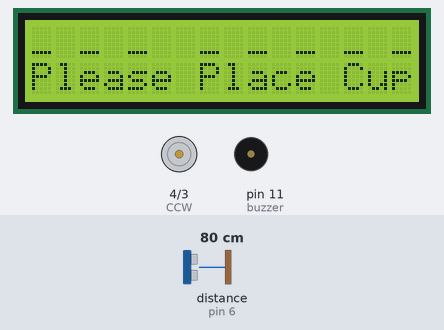
This sketch was run on a simulated Arduino Uno, built with avr-gcc and run on an emulated ATmega328P. Shown: 16×2 character LCD, motor-driver pin pairs drawn as motors (green arrow = first pin HIGH = forward, orange = second pin HIGH = backward, longer = more drive, scaled by the enable pin), buzzer (waves = sounding, pin HIGH). Wiring (inferred from the names in the program): ultrasonic range finder: trigger pin 7; echo pin 6. The test bench sets the inputs (shaded band); at power-on: distance to the obstacle (sensor on pin 6) 80 cm. The echo pulse lasts 58.3 µs per cm; pins used as bus, display or sensor lines are not drawn; what the sketch prints to the serial monitor is not drawn.

Above: at 3.2 s.
3.3 s: distance to the obstacle (sensor on pin 6) set to 13 cm
7.6 s: distance to the obstacle (sensor on pin 6) set to 10 cm
At 10.8 s:
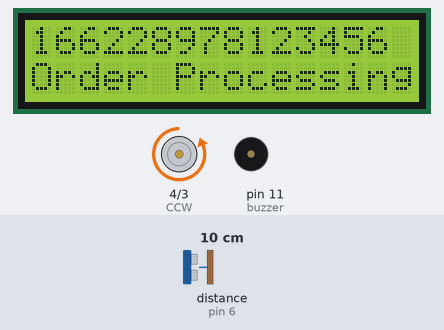
At 26.4 s:
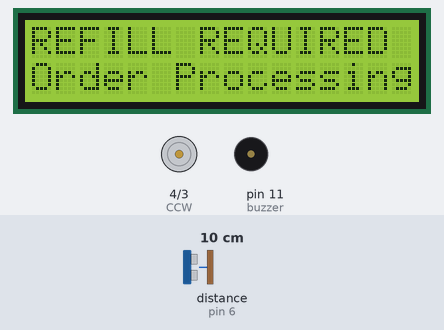
Timing chart, 0 to 27.9 s (numbered marks = the images above; inputs shaded):
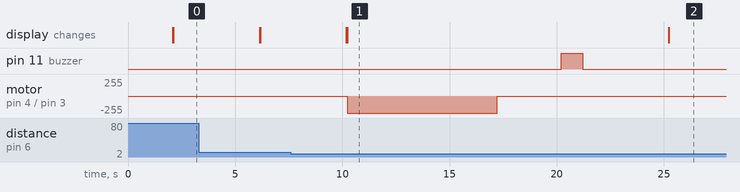

Measured:
- the behaviour switches between 12 and 11 cm on distance to the obstacle (sensor on pin 6) (found by bisection; images 0 and 1)
- after the input at 7.6 s, pin 11 (buzzer): LOW → HIGH after 12.6 s, → LOW 1.0 s later; motor on pin 4 (CCW) / pin 3 (CW): stopped → backward 255/255 after 2.6 s, → stopped 7.0 s later; the display: first differs from a run without the input after 2.6 s (image 1)
- what the display in image 1 shows lasts 15.0 s, from 10.2 s to 25.2 s

The sketch:

integrated_code__1__-_cat2.ino
```cpp
#define POWER_PIN  10
#define SIGNAL_PIN A0
#include "LCDIC2.h"
LCDIC2 lcd(0x27, 16, 2);

#define CW 3 //CW is defined as pin #7//
#define CCW 4 //CCW is defined as pin #8//

//flag
int cup_detected = 1;


//pins
const int trigPin = 7;
const int echoPin = 6;
const int LED_GREEN = 8;
const int LED_WHITE = 9;
const int buzzer = 11;
long duration;

//flag
int ultra_flag = 1;
int level_flag = 1;

//****variables*****
int distance;
int coffee_level = 500; // variable to store the sensor value

void setup() {
  Serial.begin(9600);
  //waterlevel
  pinMode(POWER_PIN, OUTPUT);   // configure D7 pin as an OUTPUT
  digitalWrite(POWER_PIN, LOW); // turn the sensor OFF
if (lcd.begin()) lcd.print("WELCOME!");
  delay(2000);
//ultrasonic
  pinMode(trigPin, OUTPUT);    // Sets the trigPin as an Output
  pinMode(echoPin, INPUT);     // Sets the echoPin as an Input
  pinMode(LED_GREEN, OUTPUT);
  pinMode(buzzer, OUTPUT);

//motor

  pinMode(CW, OUTPUT); //Set CW as an output//
  pinMode(CCW, OUTPUT); //Set CCW as an output//
}

void loop() {

  //level_sensor();
  level();
  if(coffee_level>150){
    ultra_sonic();
  }
  delay(2000);
}


void level() {
  coffee_level = coffee_level - 100;
  if(coffee_level < 150)
  {
     Serial.println(coffee_level);
     lcd.setCursor(0, 0);
     lcd.print("REFILL REQUIRED ");
     Serial.println("LCD PRINT 1");
     level_flag = 0;
  }
  else{
    lcd.setCursor(0, 0);
    lcd.print("_ _ _ _ _ _ _ _ _ _");
    Serial.println("LCD PRINT 2");
  }
}


void level_sensor() {
  digitalWrite(POWER_PIN, HIGH);  // turn the sensor ON
  delay(10);                      // wait 10 milliseconds
  coffee_level = analogRead(SIGNAL_PIN); // read the analog value from waterlevel sensor
  digitalWrite(POWER_PIN, LOW);   // turn the sensor OFF
  Serial.print("Sensor value: ");
  Serial.println(coffee_level);
  if(coffee_level < 150)
  {
     Serial.println(coffee_level);
     lcd.setCursor(0, 0);
     lcd.print("REFILL REQUIRED ");
     lcd.setCursor(0, 1);
     lcd.print("_ _ _ _ _ _ _ _ ");
     digitalWrite(LED_WHITE, HIGH);
     level_flag = 0;
  }
  else{
    digitalWrite(LED_WHITE, LOW);
    lcd.setCursor(0, 0);
    lcd.print("_ _ _  _ _ _ _ _");
    lcd.setCursor(0, 1);
    lcd.print("_ _ _ _ _ _ _ _ ");

  }
}

void ultra_sonic() {
  digitalWrite(trigPin, LOW);
  digitalWrite(trigPin, HIGH);
  digitalWrite(trigPin, LOW);
  duration = pulseIn(echoPin, HIGH);
  distance = duration * 0.034 / 2;

  if(distance <= 10)
  {
    Serial.println("Object detected");
    Serial.println(distance);
    digitalWrite(LED_GREEN, HIGH);
    lcd.setCursor(0, 0);
    lcd.print("166228978123456 ");
    lcd.setCursor(0, 1);
    lcd.print("Order Processing");
    Serial.println("LCD PRINT 3");
    run_motor();
    delay(2000);
  }

  else
  {
    Serial.println("Object is far!");
    digitalWrite(LED_GREEN, LOW);
    lcd.setCursor(0, 0);
    lcd.print("_ _ _  _ _ _ _ _");
    lcd.setCursor(0, 1);
    lcd.print("Please Place Cup");
    Serial.println("LCD PRINT 4");
    delay(2000);
    motor_off();
  }
  ultra_flag = 0;
}

void run_motor() {

  digitalWrite(CW,HIGH);
  delay(7000);
  digitalWrite(CW, LOW);
  delay(3000);
  digitalWrite(buzzer, HIGH);
  delay(1000);
  digitalWrite(buzzer, LOW);
  digitalWrite(LED_GREEN, LOW);
}

void motor_off() {
  digitalWrite(CW, LOW); //Motor stops//
}
```
